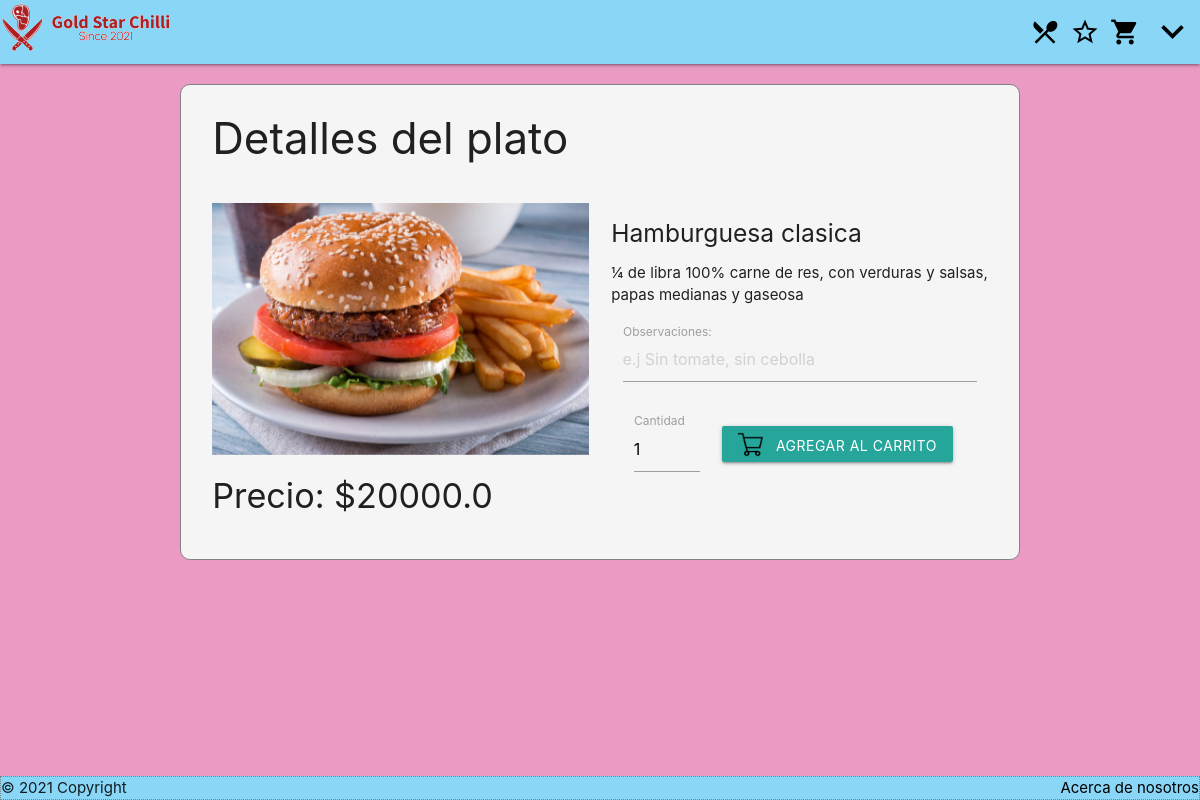
/Menu/detalle_plato/1, run on the app's committed database.
### tables this page shows
CREATE TABLE platos (id INTEGER PRIMARY KEY AUTOINCREMENT NOT NULL, nombre TEXT NOT NULL, precio FLOAT NOT NULL, descripcion TEXT, imagen TEXT);

### app.py (the view)
@app.route('/Menu/detalle_plato/<int:id_plato>',methods=["GET"])
def detallesPlatoID(id_plato=None):
    statement = "SELECT id, nombre, precio, descripcion, imagen FROM platos WHERE id = ?;"
    result = consultarBD(statement,[(id_plato)])
    if result:
        plato = result[0]
    else:
        plato = None
    return render_template('detalle.html',titulo='Detalles del plato',plato=plato)

### app.py (called while the page is built)
def consultarBD(query,params):
    if(query != ''):
        valid = False
        try:
            sqliteConnection = sqlite3.connect('./data/GoldStar.sqlite')
            cursor = sqliteConnection.cursor()
            if params:
                cursor.execute(query,params)
            else:
                cursor.execute(query)
            result = cursor.fetchall()
            cursor.close()
            valid = True
        except sqlite3.Error as error:
            print("Error while connecting to sqlite", error)
        finally:
            if sqliteConnection:
                sqliteConnection.close()
                print("The SQLite connection is closed")
            if valid:
                return result
            else:
                return []

### templates/detalle.html (shortened to what this page needs)
{% extends "base.html" %}
{% block contenido %}
    <main>
    <div class="container">
        <div class="row">
            <div class="col m6"><h3 style="margin:20px 0px;">Detalles del plato</h3></div>
        </div>
        {% if plato != None %}
        <div class="row" id="detalleDelPlato">
            <div class="col m6">
               <img src="/static/img/{{plato[4]}}" class="materialboxed" width="100%" height="auto">
               <h4>Precio: ${{plato[2]}}</h4>
            </div>
            <div class="col m6">
                <h5>{{plato[1]}}</h5>
                <p style="text-align: justify;">{{plato[3]}}</p>
                <div class="input-field col s12">
                    <textarea id="Observaciones" class="materialize-textarea" placeholder="e.j Sin tomate, sin cebolla"></textarea>
                    <label for="Observaciones">Observaciones:</label>
                </div>
                <div class="col s12">
                    <div class="input-field col s3">
                        <input id="Cantidad" type="number" value="1" class="validate" onchange="cambiaCantidad(this)">
                        <label for="Cantidad">Cantidad</label>
                    </div>
                    <div class="input-field col s9">
                        <a id="agregaPlato" class="waves-effect waves-light btn" href="/Menu/{{plato[0]}}/1"><img src="/static/img/carrito.png" height="70%" width="auto" style="padding-right: 8px; top:6px; "> Agregar al carrito</a>
                    </div>
                </div>
            </div>
        </div>
        {% else %}
        <h4>El plato no fue encontrado...</h4>
        {% endif %}
    </div>
    </main>
{% endblock %}

### static/css/styles.css (style rules this page uses)
body { background-color: rgb(235, 155, 195); display: flex; min-height: 100vh; flex-direction: column; }
main { flex: 1 0 auto; }
.container { background-color: whitesmoke; border: 0.5px solid rgb(131, 131, 131); border-radius: 10px; margin-top: 20px ; margin-bottom: 30px ; padding: 10px 20px; }

### data on the page
platos: imagen (picture), precio "20000.0", nombre "Hamburguesa clasica", descripcion "¼ de libra 100% carne de res, con verduras y salsas, papas medianas y gaseosa"
